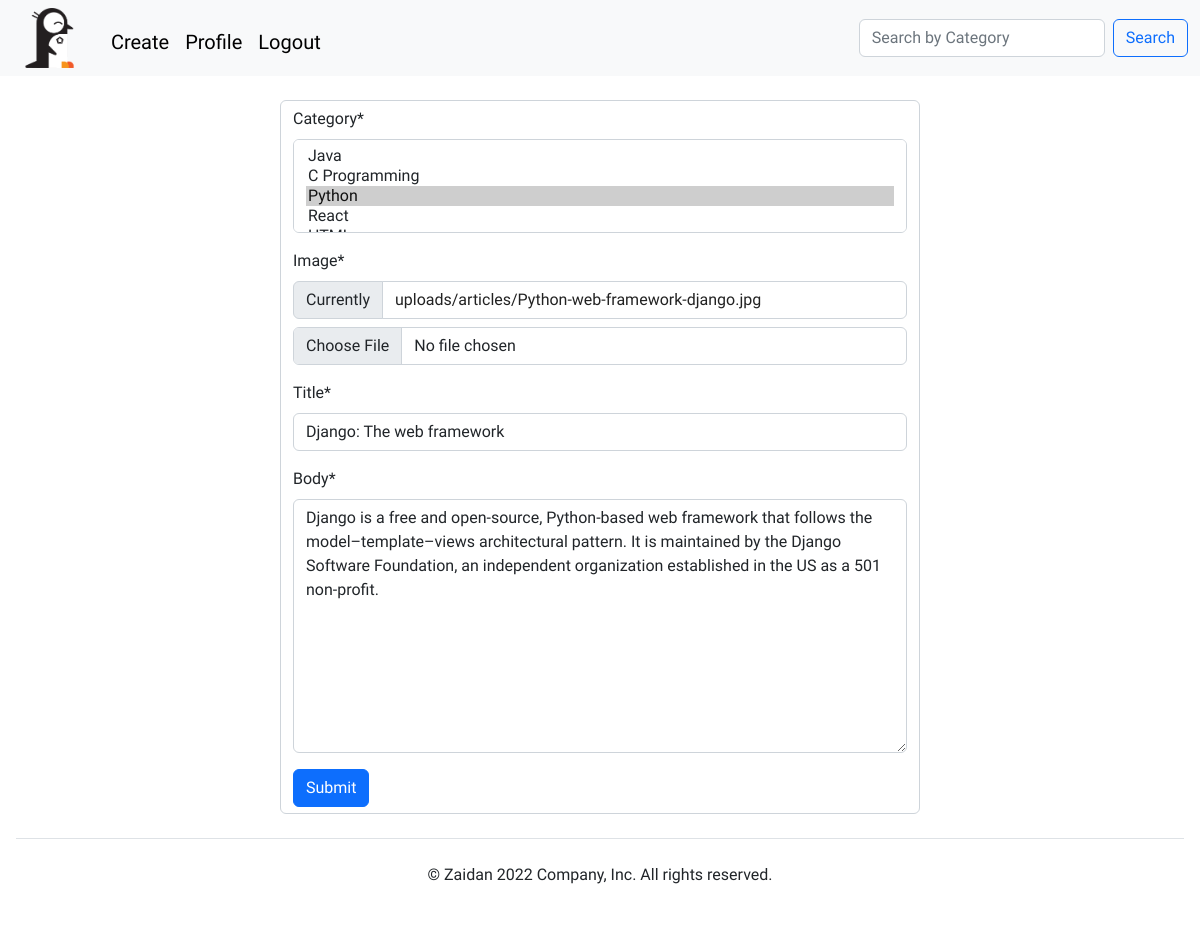
Page /update/django-the-web-framework (signed in) on the committed database.
### home/models.py (models this page shows, shortened)
class Article(models.Model):
    user = models.ForeignKey(User, on_delete=models.CASCADE, related_name="article")
    category = models.ManyToManyField(Category, related_name="article")
    slug = models.SlugField(null=True, blank=True)
    image = models.ImageField(
        upload_to="uploads/articles/",
        null=True,
        default="..static/noimage.png",
    )
    title = models.CharField(max_length=120)
    body = models.TextField()
    created_at = models.DateTimeField(auto_now_add=True)
    updated_at = models.DateTimeField(auto_now=True)

class Category(models.Model):
    title = models.CharField(max_length=120)
    class Meta:
        verbose_name_plural = "Categories"
    def __str__(self):
        return self.title

### home/views.py (the view, shortened to what this page needs)
# urls.py: path("update/<slug:slug>", views.update_article, name="update"),
@login_required(login_url="login")
def update_article(request, slug):
    if request.user.is_superuser:
        article = Article.objects.get(slug=slug)
    else:
        return redirect("home")
    form = ArticleForm(instance=article)
    context = {"form": form}
    return render(request, "article_form.html", context)

### home/forms.py
class ArticleForm(ModelForm):
    class Meta:
        model = Article
        fields = "__all__"
        exclude = ("user", "slug")

### templates/article_form.html (shortened to what this page needs)
{% extends 'base.html' %}
{% load crispy_forms_tags %}
{% block content %}
<div class="container my-4 d-flex justify-content-center">
    <div class="wrapper">
        <div class="form-control article-form-control">
            <form action="" enctype="multipart/form-data" method="post">
                {{form|crispy}}
                <button type="submit" class="btn btn-primary">Submit</button>
            </form>
        </div>
    </div>
</div>
{% endblock content %}

### templates/base.html (shortened to what this page needs)
<!doctype html>
{% load static %}
<html lang="en">
<head>
  <link href="https://cdn.jsdelivr.net/npm/bootstrap@5.2.1/dist/css/bootstrap.min.css" rel="stylesheet"
>
  <link rel="stylesheet" href="{% static 'main.css' %}">
</head>
<body>
  {% include 'navbar.html' %}
  {% block content %}
  {% endblock content %}
  {% include 'footer.html' %}
</body>
</html>

### templates/navbar.html (shortened to what this page needs)
{% load static %}
<nav class="navbar navbar-expand-md bg-light">
  <div class="container-fluid">
    <a class="navbar-brand" style='padding:0px;' href="{% url 'home' %}">
      <img src="{% static 'logo1.png' %}" alt="" height='60px'>
    </a>
    <div class="collapse navbar-collapse" id="navbarSupportedContent">
      <ul class="my-2 navbar-nav me-auto mb-2 mb-lg-0">
        {% if request.user.is_authenticated %}
        {% if request.user.is_superuser %}
        <li class="nav-item">
          <a class="nav-link" href="{% url 'create' %}">Create</a>
        </li>
        {% endif %}
        <li class="nav-item">
          <a class="nav-link" href="{% url 'userProfile' %}">Profile</a>
        </li>
        <li class="nav-item">
          <a class="nav-link" href="{% url 'logout' %}">Logout</a>
        </li>
        {% else %}
        <li class="nav-item">
          <a class="nav-link" href="{% url 'login' %}">Login</a>
        </li>
        {% endif %}
      </ul>
      <form class="d-flex" role="search" action="{% url 'home' %}">
        <input name="q" class="form-control me-2" type="search" placeholder="Search by Category" aria-label="Search">
        <button class="btn btn-outline-primary" type="submit">Search</button>
      </form>
    </div>
  </div>
</nav>

### templates/footer.html
<div class="text-center mx-3 py-4 my-4 border-top">
    <p>© Zaidan 2022 Company, Inc. All rights reserved.</p>
  </div>

### static/main.css (style rules this page uses)
body { font-family: 'Raleway', sans-serif; }
a { text-decoration: none; color: #222; }
.article-form-control { width: 40em; }
.nav-link { font-size: 20px; color: black; }
.navbar-brand { color: black; }

### rows in the picture
Article: body "Django is a free and open-source, Python-based web framework that follows the model–template–views architectural pattern. It is maintained by the Django Software Foundation, an independent organization established in the US as a 501 non-profit."
Category: title "Django: The web framework"
